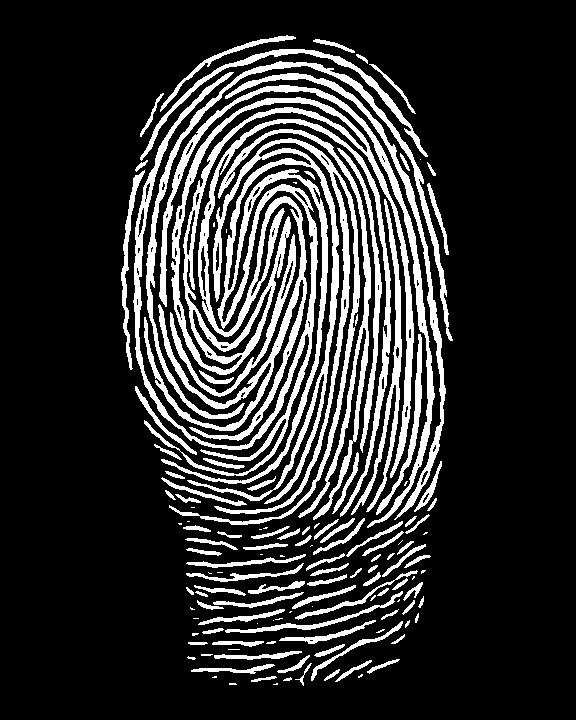
#> input picture Images/image1.jpg, 576 x 720 px, found by its file name
$ python fingerprint.py
#> lines starting #> are read from the running program, lines starting #| are printed output that depends on the picture; after the words box and inside, x2 and y2 are one past the last pixel; in counts of white or black regions, pixels touching at a corner belong together
#> further down, image is the input picture: shape (720, 576); min 0, max 255, mean 46.2
import cv2
import numpy as np
import skimage.morphology
from skimage.morphology import convex_hull_image, erosion
from skimage.morphology import square
from PIL import Image as im
import math
import sys

class Extract_FingerPrint(object):
    def __init__(self):
        self.mask = []
        self.skel = []
        self.minutiaTerm = []
        self.minutiaBif = []

    def get_fingerprint_data(self, image):
        self.get_skeletonize(image)
#> in get_skeletonize, `image = np.uint8(image > 128)`: image: shape (720, 576); values 0 (black) and 1 (white), 18.1% white; 138 white regions (36 under 20 px), largest, box (x1, y1, x2, y2) and area: (133, 72, 360, 525) 18918, (144, 119, 391, 517) 9442, (171, 97, 414, 478) 8527
#> in get_skeletonize, `self.skel = skimage.morphology.skeletonize(image)`:
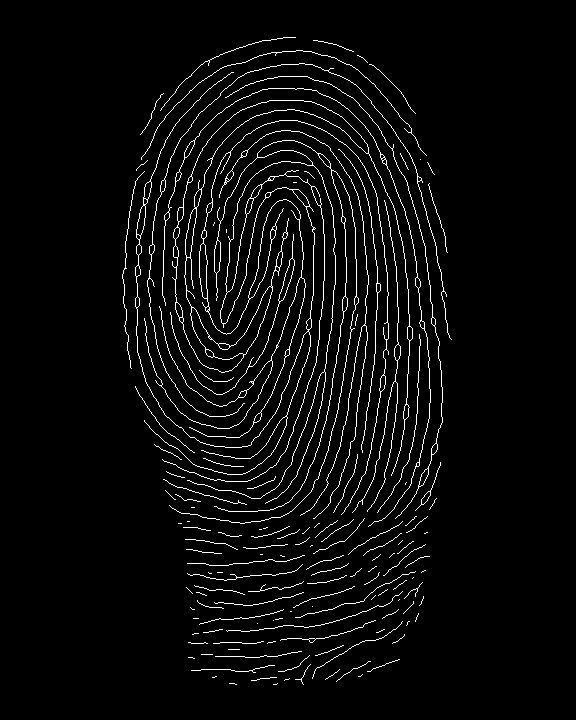
#> self.skel: shape (720, 576) bool; 3.9% white in thin lines or dots, all inside (x1, y1, x2, y2) = (122, 37, 452, 685)

        self.get_termination_bifurication()

        angle_block = [[1, 0, 0, 0],
                       [0, 1, 0, 0],
                       [0, 0, 1, 0],
                       [0, 0, 0, 1]]

        angle_block2 = [[1, 1, 0, 0],
                        [0, 1, 0, 0],
                        [0, 0, 1, 0],
                        [0, 0, 1, 1]]

        print(self.get_angle(angle_block, "bif"))
        print(self.get_angle(angle_block2, "bif"))

    def get_termination_bifurication(self):

        # change self.skel to true or false based on if it is of the white or black color
        self.skel = self.skel == 255

        # get number of rows and columns
        (rows, cols) = self.skel.shape
#> rows = 720; cols = 576

        #Initalize the minutae with the shape of the skeleton
        self.minutiaTerm = np.zeros(self.skel.shape)
        self.minutiaBif = np.zeros(self.skel.shape)

        for i in range(1, rows - 1):
            for j in range(1, cols - 1):
                # False represents Black and True represents White
                if self.skel[i][j] == 1:
                    block = self.skel[i - 1:i + 2, j - 1: j + 2]

                    # sum up number of trues
                    block_val = np.sum(block)

                    # 2 trues => termination as 2 white lines end
                    # 4 trues => bifurication as 4 white lines are connected
                    if block_val == 2:
                        self.minutiaTerm[i, j] = 1

                    elif block_val == 4:
                        self.minutiaBif[i, j] = 1
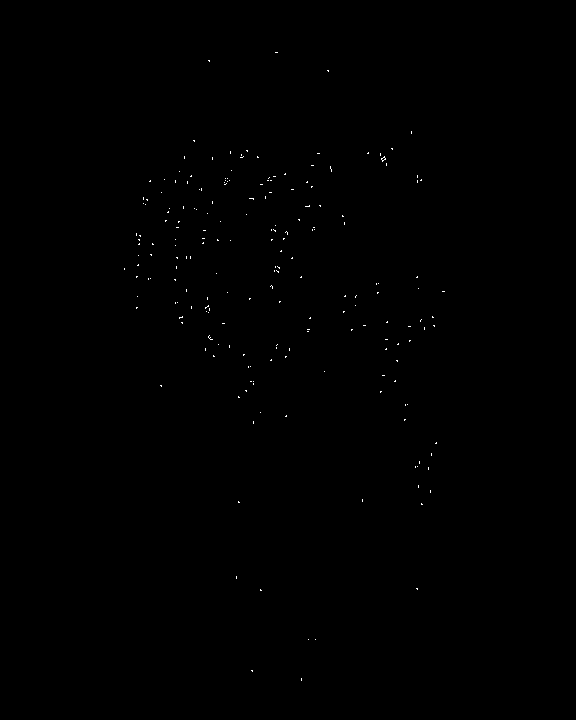
#> self.minutiaBif: shape (720, 576) float64; values 0 (black) and 1 (white), 0.13% white in thin lines or dots, all inside (x1, y1, x2, y2) = (124, 52, 445, 681)
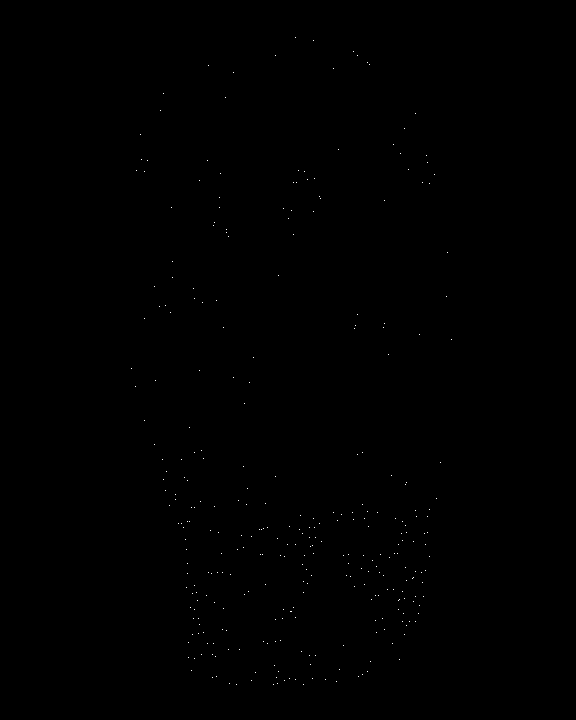
#> self.minutiaTerm: shape (720, 576) float64; values 0 (black) and 1 (white), 0.08% white in thin lines or dots, all inside (x1, y1, x2, y2) = (131, 37, 452, 685)

        #print(self.minutiaTerm)
        #print(self.minutiaBif)

        self.minutiaTerm.tofile('terminations.out', sep=",", format="%s")
        self.minutiaBif.tofile('bifurcations.out', sep=",", format="%s")

        #print(type(minutiaTerm))

        #Calculates the set of pixels included in the smallest convex poligon that surrounds all white pixels in mask
        self.mask = convex_hull_image(self.mask > 0)
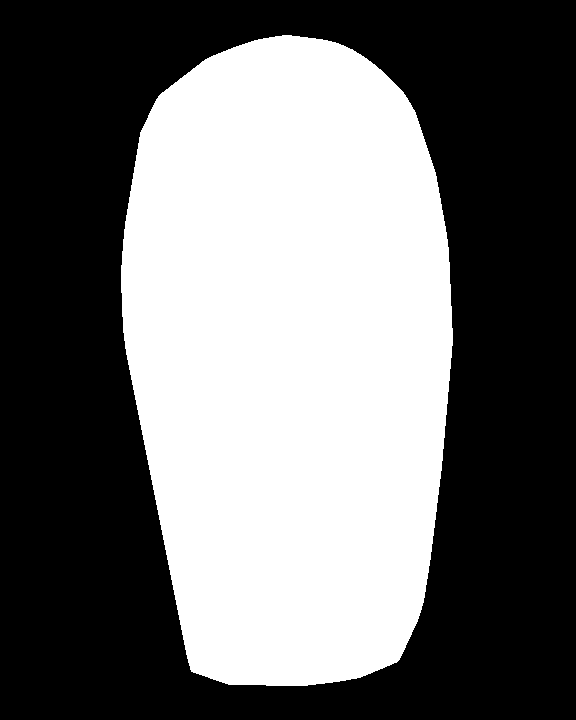
#> self.mask: shape (720, 576) bool; 43.3% white; 1 white region, box (x1, y1, x2, y2) and area: (121, 35, 453, 686) 179373
        #Shrinks the the bright regions and enlarges the dark ones (Example: https://bit.ly/3m0YzAZ)
        self.mask = erosion(self.mask, square(5))  # eroding away the boundaries of foreground. We do this to detach the minutiae from eachother.
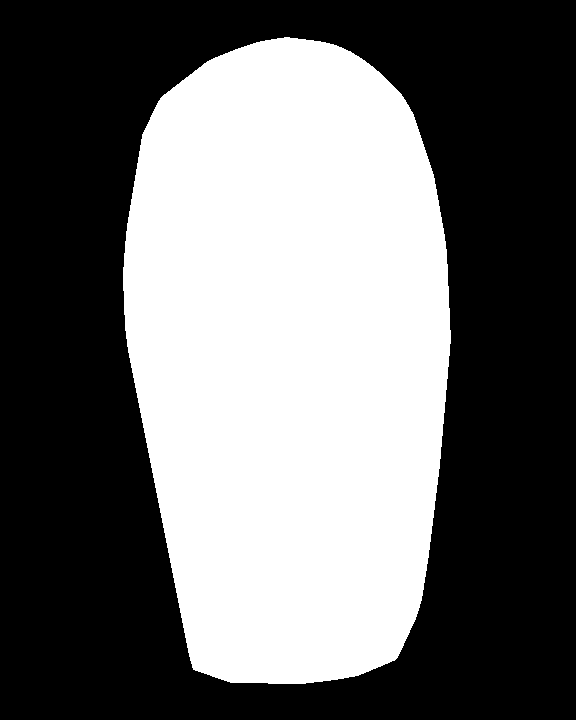
#> self.mask: shape (720, 576) bool; 42.3% white; 1 white region, box (x1, y1, x2, y2) and area: (123, 37, 451, 684) 175457
        #This will get rid of the unnecessary white noise that might’ve been identified as a termination.
        self.minutiaTerm = np.uint8(self.mask) * self.minutiaTerm
#> self.minutiaTerm: shape (720, 576) float64; values 0 (black) and 1 (white), 0.07% white in thin lines or dots, all inside (x1, y1, x2, y2) = (135, 40, 447, 684)


    def get_skeletonize(self, image):
        # get array of only > gray color
        image = np.uint8(image > 128)

        # skeletonize the image array
        self.skel = skimage.morphology.skeletonize(image)

        data = im.fromarray(self.skel)
        data.save("skel_image.png")

        # increase sensitivity of color
        self.skel = np.uint8(self.skel) * 255

        data = im.fromarray(self.skel)
        data.save("skel_image_255.png")

        # generate mask of the image
        self.mask = image * 255

        self.mask.tofile('mask.out', sep=",", format="%s")

        data = im.fromarray(self.mask)
        data.save("mask_of_image.png")

    def get_angle(self, block, term_bif):
#> called with term_bif = 'bif'
        angle = []
        (r, c) = np.shape(block)

        # get center of the block
        Cx, Cy = (r - 1)/2, (c - 1)/2

        if(term_bif == "bif" or term_bif == "term"):
            sum = 0
            for i in range(r):
                for j in range(c):
                    if((i == 0 or i == r - 1 or j == 0 or j == c - 1) and block[i][j] != 0):
                        # get angle between the center and first row/column or last row/column
                        angle.append(-1 * math.degrees(math.atan2(i - Cx, j - Cy)))
                        sum += 1
        else:
            # right now we don't need this else loop
            return None
        return angle

def main(image_object):
    finger_extraction = Extract_FingerPrint()
    finger_extraction.get_fingerprint_data(image_object)

image = cv2.imread('Images\image1.jpg', 0)
main(image)
